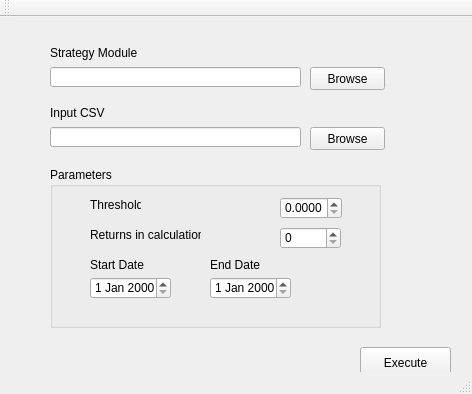
<?xml version="1.0" encoding="UTF-8"?>
<ui version="4.0">
 <class>MainWindow</class>
 <widget class="QMainWindow" name="MainWindow">
  <property name="geometry">
   <rect>
    <x>0</x>
    <y>0</y>
    <width>472</width>
    <height>394</height>
   </rect>
  </property>
  <property name="windowTitle">
   <string>MainWindow</string>
  </property>
  <widget class="QWidget" name="centralWidget">
   <widget class="QLabel" name="inpu_csv_label">
    <property name="geometry">
     <rect>
      <x>50</x>
      <y>80</y>
      <width>131</width>
      <height>31</height>
     </rect>
    </property>
    <property name="text">
     <string>Input CSV</string>
    </property>
   </widget>
   <widget class="QLineEdit" name="strategy_module_location">
    <property name="geometry">
     <rect>
      <x>50</x>
      <y>50</y>
      <width>251</width>
      <height>20</height>
     </rect>
    </property>
   </widget>
   <widget class="QLineEdit" name="input_csv_location">
    <property name="geometry">
     <rect>
      <x>50</x>
      <y>110</y>
      <width>251</width>
      <height>20</height>
     </rect>
    </property>
   </widget>
   <widget class="QLabel" name="strategy_module_label">
    <property name="geometry">
     <rect>
      <x>50</x>
      <y>20</y>
      <width>131</width>
      <height>31</height>
     </rect>
    </property>
    <property name="text">
     <string>Strategy Module</string>
    </property>
   </widget>
   <widget class="QPushButton" name="browseCSV">
    <property name="geometry">
     <rect>
      <x>310</x>
      <y>110</y>
      <width>75</width>
      <height>23</height>
     </rect>
    </property>
    <property name="text">
     <string>Browse</string>
    </property>
   </widget>
   <widget class="QPushButton" name="browseModule">
    <property name="geometry">
     <rect>
      <x>310</x>
      <y>50</y>
      <width>75</width>
      <height>23</height>
     </rect>
    </property>
    <property name="text">
     <string>Browse</string>
    </property>
   </widget>
   <widget class="QPushButton" name="execute_button">
    <property name="geometry">
     <rect>
      <x>360</x>
      <y>330</y>
      <width>91</width>
      <height>31</height>
     </rect>
    </property>
    <property name="text">
     <string>Execute</string>
    </property>
   </widget>
   <widget class="QGroupBox" name="groupBox">
    <property name="geometry">
     <rect>
      <x>50</x>
      <y>150</y>
      <width>331</width>
      <height>161</height>
     </rect>
    </property>
    <property name="font">
     <font>
      <weight>50</weight>
      <bold>false</bold>
     </font>
    </property>
    <property name="title">
     <string>Parameters</string>
    </property>
    <widget class="QDateEdit" name="start_date">
     <property name="geometry">
      <rect>
       <x>40</x>
       <y>110</y>
       <width>81</width>
       <height>22</height>
      </rect>
     </property>
    </widget>
    <widget class="QLabel" name="threshold_label">
     <property name="geometry">
      <rect>
       <x>40</x>
       <y>30</y>
       <width>51</width>
       <height>16</height>
      </rect>
     </property>
     <property name="text">
      <string>Threshold</string>
     </property>
    </widget>
    <widget class="QLabel" name="returnsInCalculation_label">
     <property name="geometry">
      <rect>
       <x>40</x>
       <y>60</y>
       <width>111</width>
       <height>16</height>
      </rect>
     </property>
     <property name="text">
      <string>Returns in calculation</string>
     </property>
    </widget>
    <widget class="QSpinBox" name="returnsInCalculation">
     <property name="geometry">
      <rect>
       <x>230</x>
       <y>60</y>
       <width>61</width>
       <height>22</height>
      </rect>
     </property>
    </widget>
    <widget class="QDoubleSpinBox" name="threshold">
     <property name="geometry">
      <rect>
       <x>230</x>
       <y>30</y>
       <width>62</width>
       <height>22</height>
      </rect>
     </property>
     <property name="decimals">
      <number>4</number>
     </property>
    </widget>
    <widget class="QLabel" name="start_date_label">
     <property name="geometry">
      <rect>
       <x>40</x>
       <y>90</y>
       <width>71</width>
       <height>16</height>
      </rect>
     </property>
     <property name="text">
      <string>Start Date</string>
     </property>
    </widget>
    <widget class="QLabel" name="end_date_label">
     <property name="geometry">
      <rect>
       <x>160</x>
       <y>90</y>
       <width>71</width>
       <height>16</height>
      </rect>
     </property>
     <property name="text">
      <string>End Date</string>
     </property>
    </widget>
    <widget class="QDateEdit" name="end_date">
     <property name="geometry">
      <rect>
       <x>160</x>
       <y>110</y>
       <width>81</width>
       <height>22</height>
      </rect>
     </property>
    </widget>
   </widget>
   <widget class="QLabel" name="execution_status">
    <property name="geometry">
     <rect>
      <x>60</x>
      <y>330</y>
      <width>171</width>
      <height>16</height>
     </rect>
    </property>
    <property name="text">
     <string/>
    </property>
   </widget>
   <zorder>groupBox</zorder>
   <zorder>inpu_csv_label</zorder>
   <zorder>strategy_module_location</zorder>
   <zorder>input_csv_location</zorder>
   <zorder>strategy_module_label</zorder>
   <zorder>browseCSV</zorder>
   <zorder>browseModule</zorder>
   <zorder>execute_button</zorder>
   <zorder>execution_status</zorder>
  </widget>
  <widget class="QToolBar" name="mainToolBar">
   <attribute name="toolBarArea">
    <enum>TopToolBarArea</enum>
   </attribute>
   <attribute name="toolBarBreak">
    <bool>false</bool>
   </attribute>
  </widget>
  <widget class="QStatusBar" name="statusBar"/>
 </widget>
 <layoutdefault spacing="6" margin="11"/>
 <resources/>
 <connections/>
</ui>
